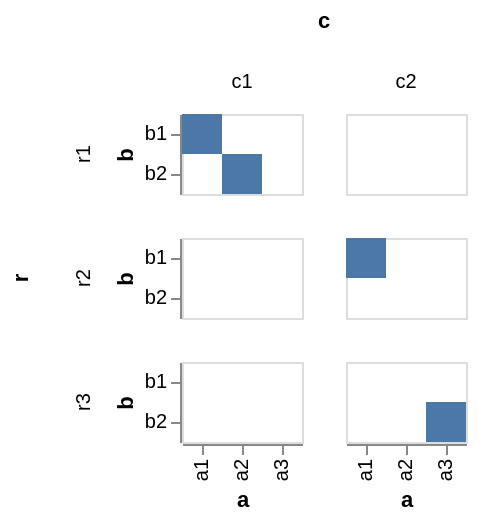

Express this chart as Vega-Lite.
### Vega-Lite specification from a JSON file in a GitHub repository (floating-point values rounded to 4 significant figures)
{"$schema": "https://vega.github.io/schema/vega-lite/v2.json", "data": {"values": [{"r": "r1", "c": "c1", "a": "a1", "b": "b1"}, {"r": "r1", "c": "c1", "a": "a2", "b": "b2"}, {"r": "r2", "c": "c2", "a": "a1", "b": "b1"}, {"r": "r3", "c": "c2", "a": "a3", "b": "b2"}]}, "facet": {"row": {"field": "r", "type": "nominal"}, "column": {"field": "c", "type": "nominal"}}, "spec": {"mark": "rect", "encoding": {"y": {"field": "b", "type": "nominal"}, "x": {"field": "a", "type": "nominal"}}}, "resolve": {"x": {"scale": "independent"}, "y": {"scale": "independent"}}}
